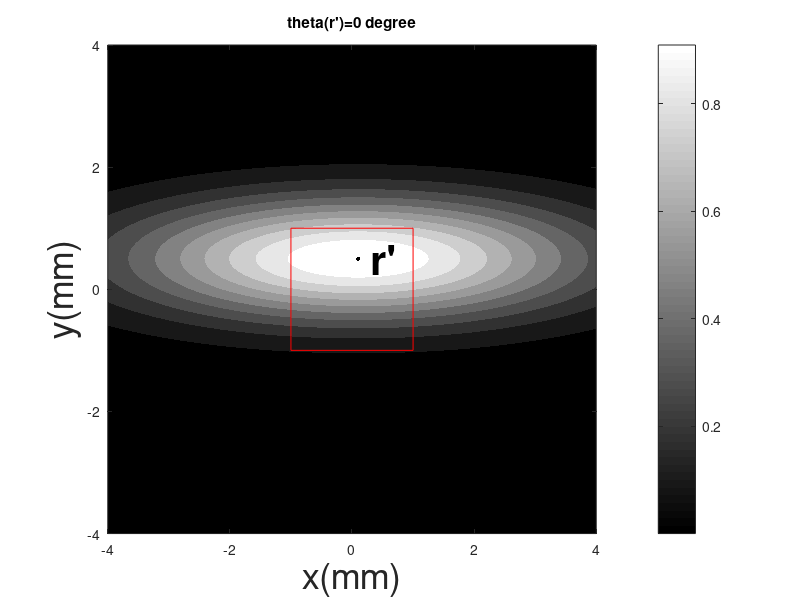
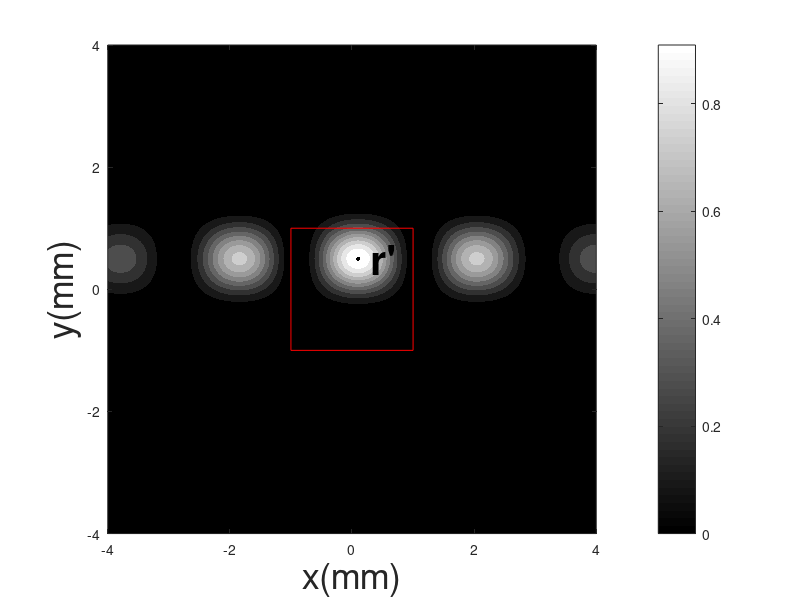
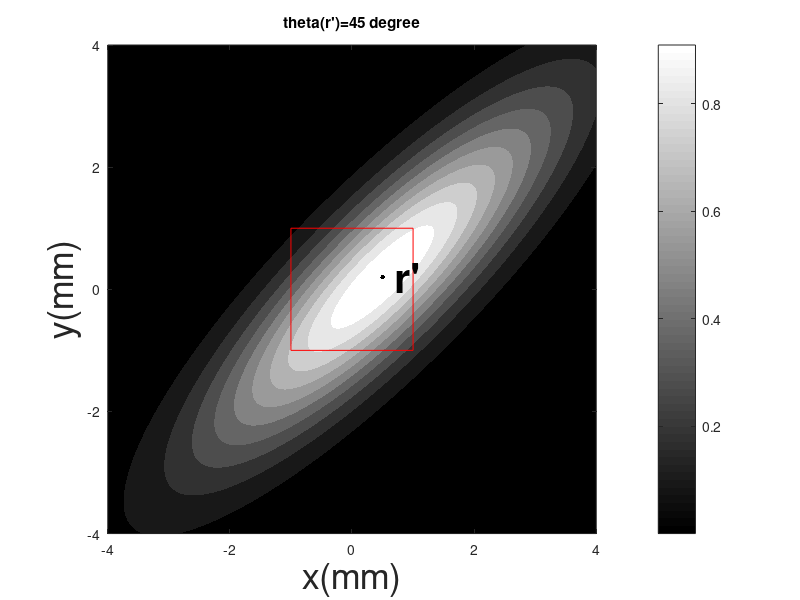
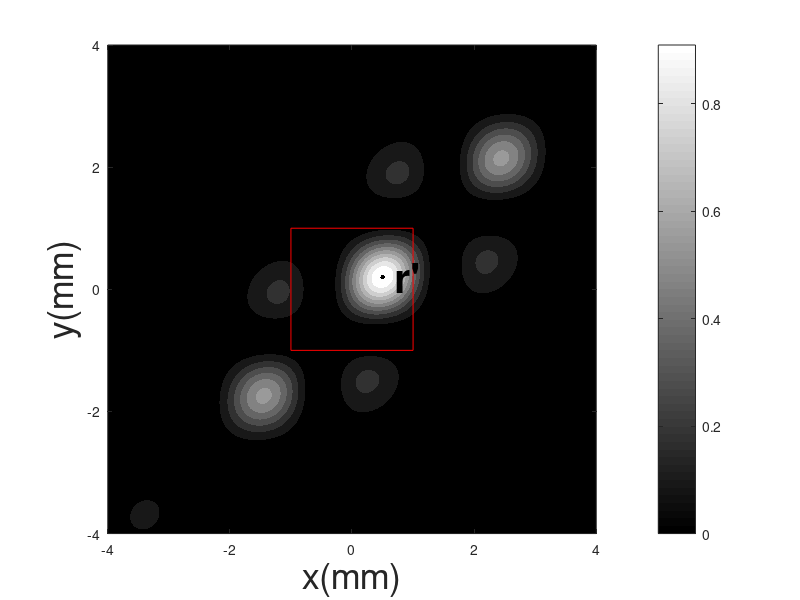

The MATLAB script that drew these images, in order:
%=========================================
%02-09-2016
%orientated elliptical Gaussian function
%==========================================
[x,y]=meshgrid(-4:0.01:4,-4:0.01:4);

%============================================================================
%OP=0
A=0;
x_0=0.1;
y_0=0.5;
f=exp(-0.5*(((((x-x_0).*cos(A)+(y-y_0).*sin(A)).^2)./7)+(((-(x-x_0).*sin(A)+(y-y_0).*cos(A)).^2)./0.5)));
figure;
contourf(x,y,f,'linestyle','none');hold on;
colormap('gray'); 
axis square;
xlabel('x(mm)','FontSize',26);
ylabel('y(mm)','FontSize',26);
title('theta(r'')=0 degree');
colorbar;
plot([-1.0, 1.0], [-1, -1],'r','LineStyle','-','LineWidth',0.5);
plot([-1,1],[1, 1],'r','LineStyle','-','LineWidth',0.5);
plot([-1,-1],[-1, 1.0],'r','LineStyle','-','LineWidth',0.5);
plot([1, 1], [-1, 1],'r','LineStyle','-','LineWidth',0.5);
plot(x_0,y_0,'marker','.',  'LineWidth',3, 'MarkerSize',10, 'MarkerEdgeColor','k');
text(x_0,y_0,'\bf r''','FontSize',30);
hold off;
basic_fn=((0.5*(cos(pi*(x-x_0))+1))).*((0.5*(cos(pi*(y-y_0))+1)));
figure;
contourf(x,y,basic_fn.*f,'linestyle','none');hold on;
colormap('gray'); 
axis square;
xlabel('x(mm)','FontSize',26);
ylabel('y(mm)','FontSize',26);
colorbar;
plot([-1.0, 1.0], [-1, -1],'r','LineStyle','-','LineWidth',0.5);
plot([-1,1],[1, 1],'r','LineStyle','-','LineWidth',0.5);
plot([-1,-1],[-1, 1.0],'r','LineStyle','-','LineWidth',0.5);
plot([1, 1], [-1, 1],'r','LineStyle','-','LineWidth',0.5);
plot(x_0,y_0,'marker','.',  'LineWidth',3, 'MarkerSize',10, 'MarkerEdgeColor','k');
text(x_0,y_0,'\bf r''','FontSize',30);
hold off;
%
%
%
%==========================================================================
%OP=45
figure;
A=pi/4;
x_0=0.5;
y_0=0.2;
f=exp(-0.5*(((((x-x_0).*cos(A)+(y-y_0).*sin(A)).^2)./7)+(((-(x-x_0).*sin(A)+(y-y_0).*cos(A)).^2)./0.5)));
contourf(x,y,f,'linestyle','none');hold on;
colormap('gray'); 
axis square;
xlabel('x(mm)','FontSize',26);
ylabel('y(mm)','FontSize',26);
title('theta(r'')=45 degree');
colorbar;
plot([-1.0, 1.0], [-1, -1],'r','LineStyle','-','LineWidth',0.5);
plot([-1,1],[1, 1],'r','LineStyle','-','LineWidth',0.5);
plot([-1,-1],[-1, 1.0],'r','LineStyle','-','LineWidth',0.5);
plot([1, 1], [-1, 1],'r','LineStyle','-','LineWidth',0.5);
plot(x_0,y_0,'marker','.',  'LineWidth',3, 'MarkerSize',10, 'MarkerEdgeColor','k');
text(x_0,y_0,'\bf r''','FontSize',30);
hold off;
basic_fn=((0.5*(cos(pi*(x-x_0))+1))).*((0.5*(cos(pi*(y-y_0))+1)));
figure;
contourf(x,y,basic_fn.*f,'linestyle','none');hold on
colormap('gray'); 
axis square;
xlabel('x(mm)','FontSize',26);
ylabel('y(mm)','FontSize',26);
colorbar;
plot([-1.0, 1.0], [-1, -1],'r','LineStyle','-','LineWidth',0.5);
plot([-1,1],[1, 1],'r','LineStyle','-','LineWidth',0.5);
plot([-1,-1],[-1, 1.0],'r','LineStyle','-','LineWidth',0.5);
plot([1, 1], [-1, 1],'r','LineStyle','-','LineWidth',0.5);
plot(x_0,y_0,'marker','.',  'LineWidth',3, 'MarkerSize',10, 'MarkerEdgeColor','k');
text(x_0,y_0,'\bf r''','FontSize',30);
hold off;
%
%
%
%==========================================================================
%OP=90
A=pi/2;
x_0=0.7;
y_0=-0.5;
figure;
f=exp(-0.5*(((((x-x_0).*cos(A)+(y-y_0).*sin(A)).^2)./7)+(((-(x-x_0).*sin(A)+(y-y_0).*cos(A)).^2)./0.5)));
contourf(x,y,f,'linestyle','none');hold on;
colormap('gray'); 
axis square;
xlabel('x(mm)','FontSize',26);
ylabel('y(mm)','FontSize',26);
title('theta(r'')=90 degree');
colorbar;
plot([-1.0, 1.0], [-1, -1],'r','LineStyle','-','LineWidth',0.5);
plot([-1,1],[1, 1],'r','LineStyle','-','LineWidth',0.5);
plot([-1,-1],[-1, 1.0],'r','LineStyle','-','LineWidth',0.5);
plot([1, 1], [-1, 1],'r','LineStyle','-','LineWidth',0.5);
plot(x_0,y_0,'marker','.',  'LineWidth',3, 'MarkerSize',10, 'MarkerEdgeColor','k');
text(x_0,y_0,'\bf r''','FontSize',30);
hold off;
basic_fn=((0.5*(cos(pi*(x-x_0))+1))).*((0.5*(cos(pi*(y-y_0))+1)));
figure;
contourf(x,y,basic_fn.*f,'linestyle','none');hold on;
colormap('gray'); 
axis square;
xlabel('x(mm)','FontSize',26);
ylabel('y(mm)','FontSize',26);
colorbar;
plot([-1.0, 1.0], [-1, -1],'r','LineStyle','-','LineWidth',0.5);
plot([-1,1],[1, 1],'r','LineStyle','-','LineWidth',0.5);
plot([-1,-1],[-1, 1.0],'r','LineStyle','-','LineWidth',0.5);
plot([1, 1], [-1, 1],'r','LineStyle','-','LineWidth',0.5);
plot(x_0,y_0,'marker','.',  'LineWidth',3, 'MarkerSize',10, 'MarkerEdgeColor','k');
text(x_0,y_0,'\bf r''','FontSize',30);hold off;
%
%
%
%==========================================================================
%OP=135
A=3*pi/4;
x_0=-0.5;
y_0=-0.7;
figure;
f=exp(-0.5*(((((x-x_0).*cos(A)+(y-y_0).*sin(A)).^2)./7)+(((-(x-x_0).*sin(A)+(y-y_0).*cos(A)).^2)./0.5)));
contourf(x,y,f,'linestyle','none');hold on;
colormap('gray'); 
axis square;
xlabel('x(mm)','FontSize',26);
ylabel('y(mm)','FontSize',26);
title('theta(r'')=135 degree');
colorbar;
plot([-1.0, 1.0], [-1, -1],'r','LineStyle','-','LineWidth',0.5);
plot([-1,1],[1, 1],'r','LineStyle','-','LineWidth',0.5);
plot([-1,-1],[-1, 1.0],'r','LineStyle','-','LineWidth',0.5);
plot([1, 1], [-1, 1],'r','LineStyle','-','LineWidth',0.5);
plot(x_0,y_0,'marker','.',  'LineWidth',3, 'MarkerSize',10, 'MarkerEdgeColor','k');
text(x_0,y_0,'\bf r''','FontSize',30);
hold off;
basic_fn=((0.5*(cos(pi*(x-x_0))+1))).*((0.5*(cos(pi*(y-y_0))+1)));
figure;
contourf(x,y,basic_fn.*f,'linestyle','none');hold on;
colormap('gray'); 
axis square;
xlabel('x(mm)','FontSize',26);
ylabel('y(mm)','FontSize',26);
colorbar;
plot([-1.0, 1.0], [-1, -1],'r','LineStyle','-','LineWidth',0.5);
plot([-1,1],[1, 1],'r','LineStyle','-','LineWidth',0.5);
plot([-1,-1],[-1, 1.0],'r','LineStyle','-','LineWidth',0.5);
plot([1, 1], [-1, 1],'r','LineStyle','-','LineWidth',0.5);
plot(x_0,y_0,'marker','.',  'LineWidth',3, 'MarkerSize',10, 'MarkerEdgeColor','k');
text(x_0,y_0,'\bf r''','FontSize',30);
hold off;






